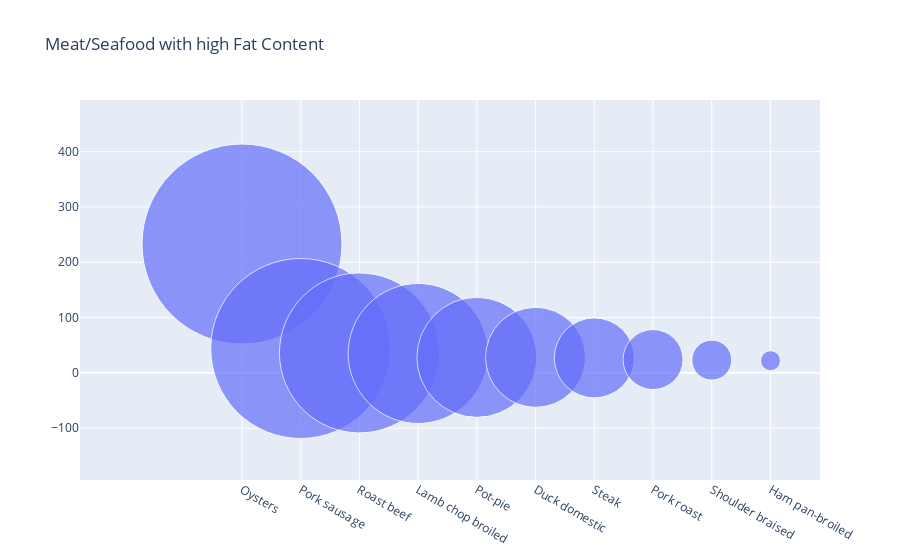

The notebook cell this image was saved under:
### Markdown cell above
Seafood and meat always is known for having good fat content. Let's find out the fattiest of the fishes

### Code cell
top_10_fattest= meat.sort_values(by='Fat', ascending=False)
top_10_fattest=top_10_fattest.head(10)
fig = go.Figure(data=[go.Scatter(
    x=top_10_fattest['Food'], y=top_10_fattest['Fat'],
    mode='markers',
    marker_size=[200,180,160,140,120, 100 ,80 , 60 ,40,20])
])
fig.update_layout(title='Meat/Seafood with high Fat Content')
fig.show()

### Figure 1 — Plotly figure (JSON) as saved in the notebook; plotly's stock layout.template omitted (floating-point values rounded to 4 significant figures)
{"data": [{"marker": {"size": [200, 180, 160, 140, 120, 100, 80, 60, 40, 20]}, "mode": "markers", "type": "scatter", "x": ["Oysters", "Pork sausage", "Roast beef", "Lamb chop broiled", "Pot-pie", "Duck domestic", "Steak", "Pork roast", "Shoulder braised", "Ham pan-broiled"], "y": [233, 44, 36, 35, 28, 28, 27, 24, 23, 22]}], "layout": {"title": {"text": "Meat/Seafood with high Fat Content"}}}
